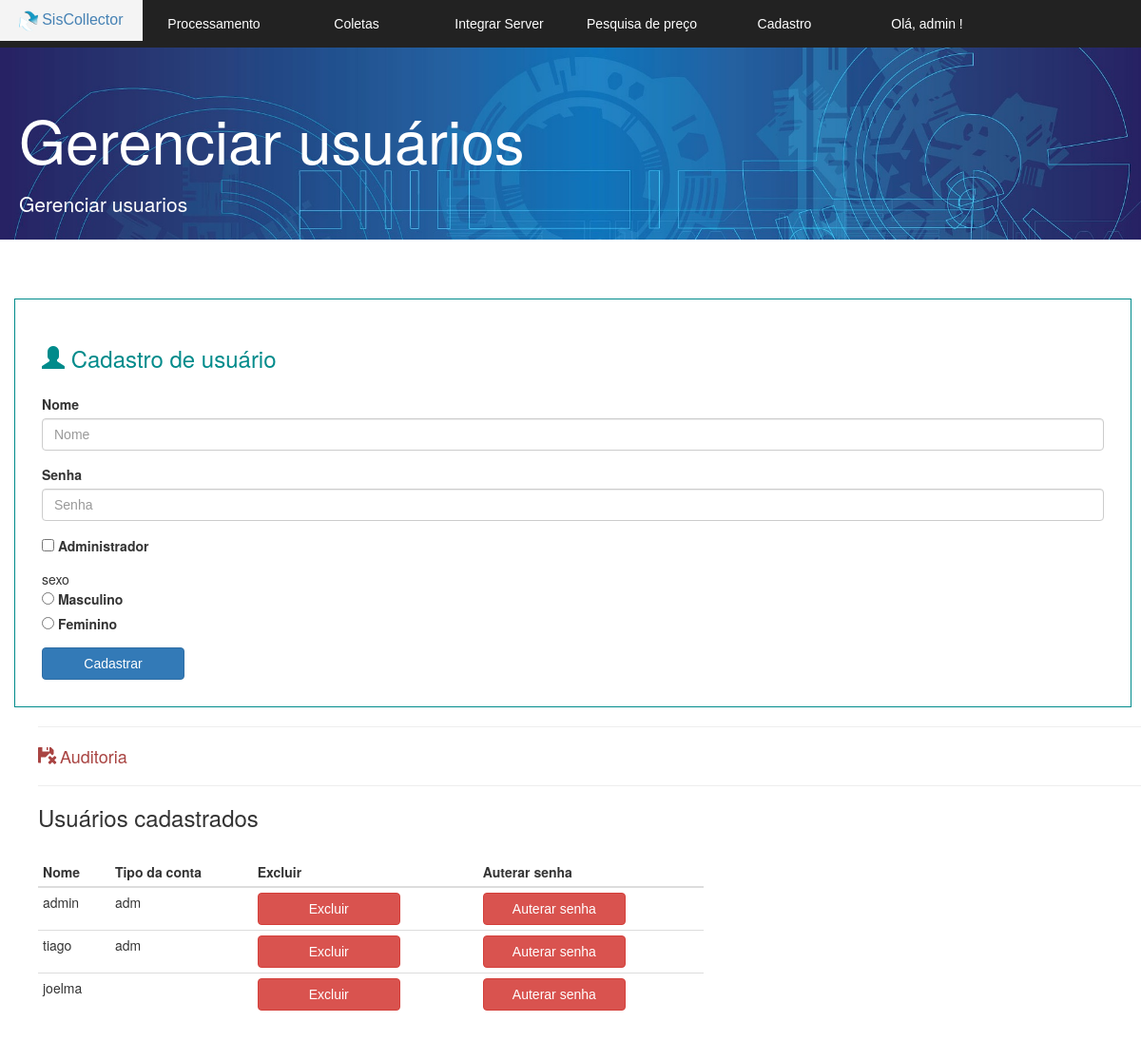
/coletor/v_usuario.php (signed in), run on an earlier commit of the app's database.
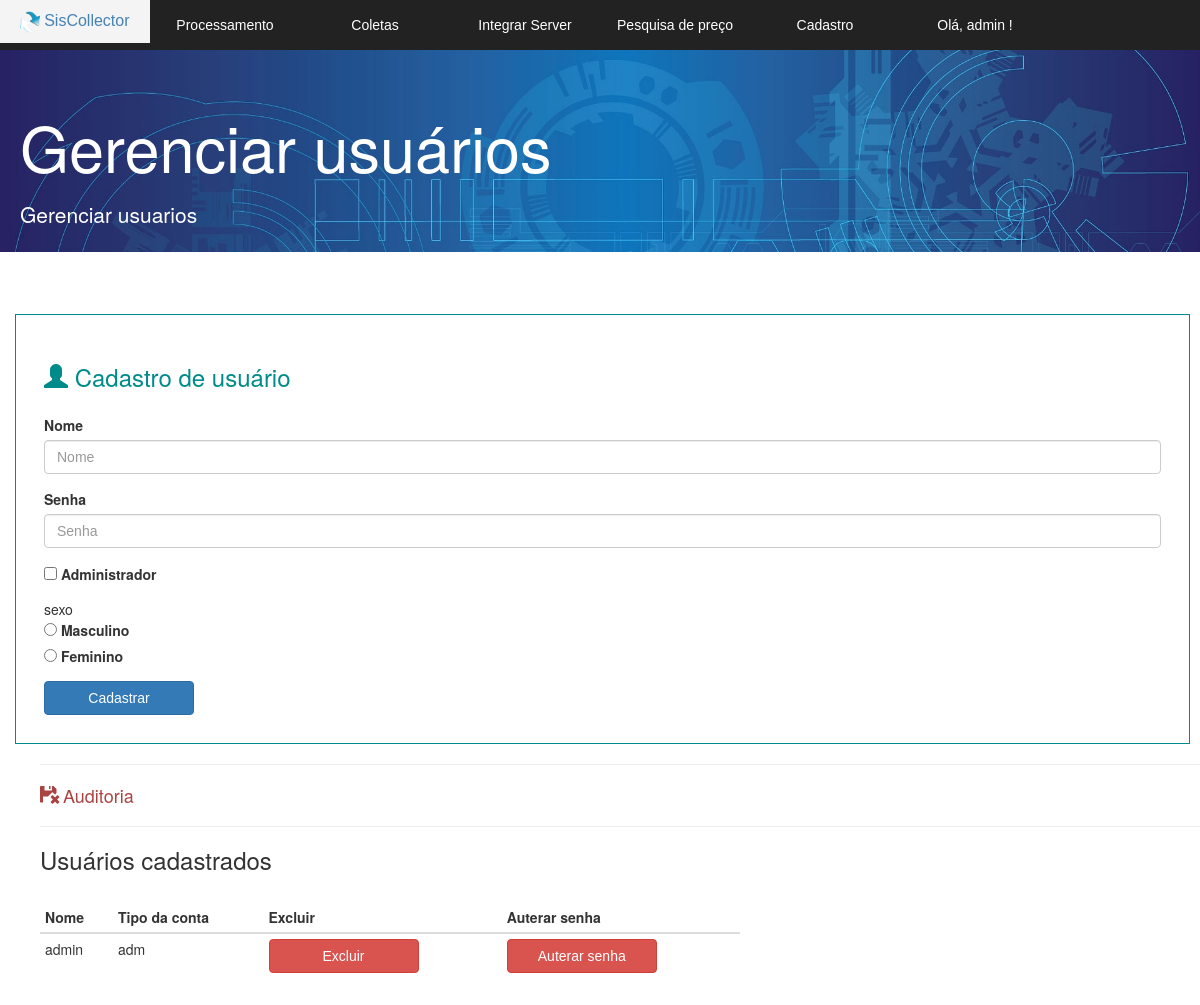
And on a later commit of the database.
### tables this page shows
CREATE TABLE IF NOT EXISTS `usuarios` (
  `id` int(11) NOT NULL AUTO_INCREMENT,
  `usuario` varchar(220) NOT NULL,
  `senha` varchar(220) NOT NULL,
  `tipo` varchar(30) NOT NULL DEFAULT 'N',
  `sexo` varchar(2) DEFAULT NULL,
  PRIMARY KEY (`id`)
);

### coletor/v_usuario.php (the view, shortened to what this page needs)
<!DOCTYPE html>
<html>
<head>
	<link href="bootstrap/css/bootstrap.min.css" rel="stylesheet">
	<link rel="stylesheet" href="css.css">
	<link rel="stylesheet" href="normalize.css">
</head>
<body>
	<section id="principal">
		<?php require 'v_cabecalho.php'; ?>
		<section class="corpo">
			<div class="jumbotron jumbotron-fluid">
				<div class="container">
					<h1 class="display-4">Gerenciar usuários</h1>
					<p class="lead">Gerenciar usuarios</p>
				</div>
			</div>
			<?php require 'arquivos_banco/mensagens.php'; ?>
			<section class="form">
				<form method="post" action="arquivos_banco/cadastrar_usuario.php">
					<fieldset class="area_fieldset"> <h3>
						<span class="glyphicon glyphicon-user" aria-hidden="true"></span>
					Cadastro de usuário</h3>
					<div class="form-group">
						<label for="exampleInputEmail1">Nome</label>
						<input type="text" class="form-control" id="exampleInputEmail1" name="usuario" aria-describedby="emailHelp" placeholder="Nome" autocomplete="off" required="">
					</div>
					<div class="form-group">
						<label for="exampleInputPassword1">Senha</label>
						<input type="password" class="form-control"  name="senha" id="exampleInputPassword1" placeholder="Senha" autocomplete="off" required="">
					</div>
					<div class="form-check">
						<input type="checkbox" name="tipo" value="adm" class="form-check-input" id="exampleCheck1">
						<label class="form-check-label" for="exampleCheck1">Administrador</label><p>
						</div>
						<label"> sexo
						<div class="form-check">
						<input type="radio" name="sexo" value="M" class="form-check-input" id="exampleCheck1">
						<label class="form-check-label" >Masculino</label>
						</div>
							<div class="form-check">
						<input type="radio" name="sexo" value="F" class="form-check-input" id="exampleCheck1">
						<label class="form-check-label">Feminino</label>
						</div>
						<button type="submit" class="btn btn-primary">Cadastrar</button>
					</fieldset>
				</form>
			</section>
			<div>
			<hr id="margem">
			<h4 id="margem">
				<a href="v_listar_auditoria.php">
					<span class="glyphicon glyphicon-floppy-remove remove" aria-hidden="true"></span>
				Auditoria </a> </h4>
				<hr id="margem">
				</div>
				<section class="tabela">
				<h3 id="margem">Usuários cadastrados</h3>
				<table class="table table-condensed table_user" >
					<thead >
						<tr class="table-primary">
							<th scope="col">Nome</th>
							<th scope="col">Tipo da conta</th>
							<th scope="col">Excluir</th>
							<th scope="col">Auterar senha</th>
						</tr>
					</thead>
					<tbody>
						<?php
						$listagem = mysqli_query($conexao,  "SELECT * FROM usuarios");
						while($linha = mysqli_fetch_array($listagem)) {
							?>
							<tr>
								<td> <?= $linha['usuario'] ?> </td>
								<td> <?= $linha['tipo'] ?> </td>
								<td>
									<?php $nome = $linha['usuario'] ; ?>
									<button type="button" class="btn btn-danger">
										<a  href="arquivos_banco/excluir_usuario.php?id=<?= $linha['id']?>&nome=<?= $nome?> " onclick="return confirm('Excluir? Auteração não poderá ser desfeita!')" >Excluir
										</a>
									</button>
								</td>
								<td>
									<?php
									$id =  $linha['id'] ;
									?>
									<button type="button" class="btn btn-danger">
										<a  href="v_alterar_senha.php?id=<?php echo base64_encode($id);?>" onclick="return confirm('Excluir? Auteração não poderá ser desfeita!')" >Auterar senha
										</a>
									</button>
								</td>
							</tr>
						<?php } ?>
					</tbody>
				</table>
			</section>
			</section>
		</section>
	</body>
	</html>

What changed in the data, as far as the page shows it:
removed usuarios: usuario "tiago", tipo "adm"
removed usuarios: usuario "joelma"
